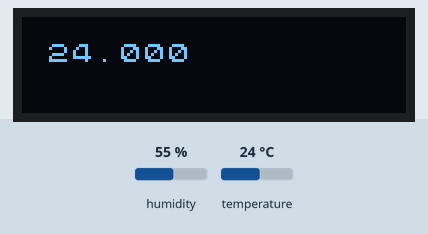
Simulated run of this sketch. Board: ATtiny85, built with avr-gcc and run on an emulated ATtiny85. Parts: 128×32 one-colour display. The test bench sets the inputs (shaded band); at power-on: temperature 24 °C, humidity 55 %.

Above: at 4.54 s.
5.2 s: temperature set to 12 °C
At 6.85 s:
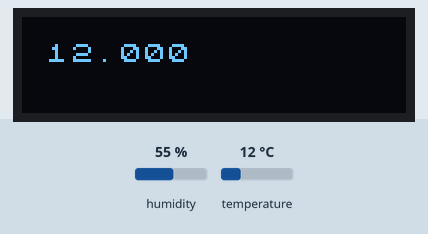
8.6 s: temperature set to 19 °C
12.0 s: temperature set to 28 °C
At 13.79 s:
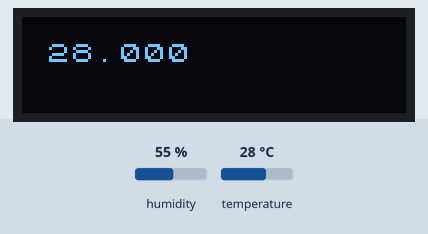
Timing chart, 0 to 15.3 s (numbered marks = the images above; inputs shaded):
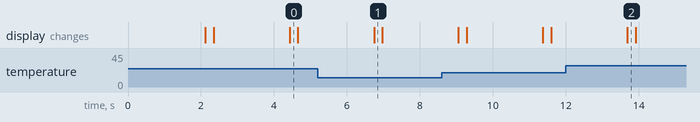

The sketch:

attiny85_oled_temp.ino
```cpp
#include <Arduino.h>
#include <U8x8lib.h>

#ifdef U8X8_HAVE_HW_SPI
#include <SPI.h>
#endif

#include <DHT.h>

#define DHTPIN 0
#define DHTTYPE DHT11

U8X8_SSD1306_128X32_UNIVISION_SW_I2C u8x8(/* clock=*/ 1, /* data=*/ 2, /* reset=*/ U8X8_PIN_NONE);   // Adafruit Feather ESP8266/32u4 Boards + FeatherWing OLED
DHT dht(DHTPIN, DHTTYPE);

char tempMsg[25];
char humMsg[25];

void setup(void)
{

  dht.begin();
  u8x8.begin();
  u8x8.setPowerSave(0);
}

void loop(void)
{
  delay(2000);
  float h = dht.readHumidity();
  float t = dht.readTemperature();

  u8x8.setFont(u8x8_font_chroma48medium8_r);
  dtostrf(t, 7, 3, tempMsg);


  //sprintf(tempMsg, "Temp: %.2f *C", t);
  u8x8.drawString(0,1,tempMsg);
  delay(200);
  u8x8.clearDisplay();
  //sprintf(humMsg, "Hum: %.2f ", h);
  //u8x8.drawString(0,1,humMsg);
}
```

Measured:
- after the input at 5.2 s, the display: changes after 1.5 s (image 1)
- after the input at 12.0 s, the display: changes after 1.7 s (image 2)
